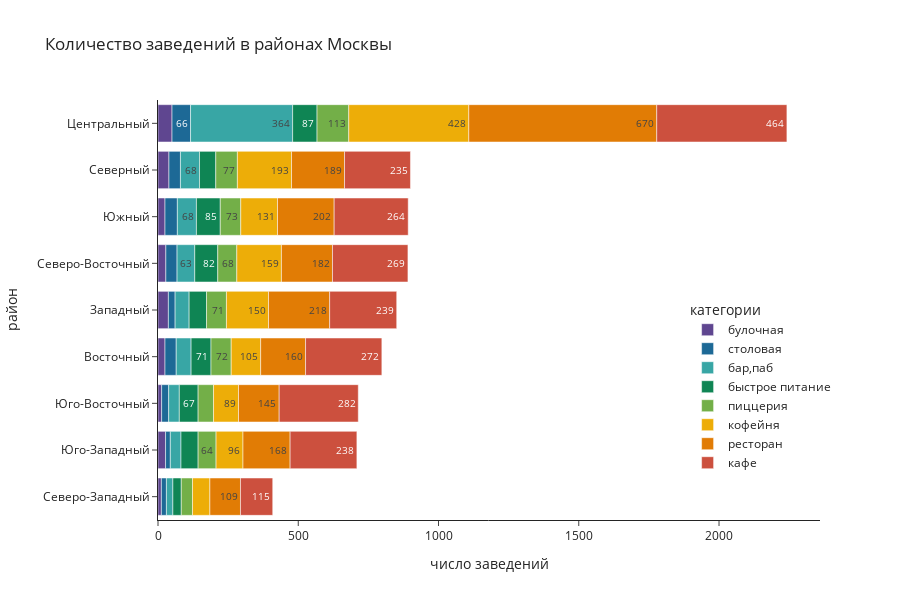

Notebook code cell kept with this figure:
### Markdown cell above
строим график

### Code cell
fig = px.bar(district_category,
             y='district',
             x='count',
             color='category',
             color_discrete_sequence=px.colors.qualitative.Prism,
             labels=dict(
                 district='район',
                 category='категории',
                 count='число заведений'
             ),
             title='Количество заведений в районах Москвы',
             height=600,
             template='simple_white',
             text='count'
             )

fig.update_traces(textposition='inside')
fig.update_layout(uniformtext_minsize=10,
                  uniformtext_mode='hide',
                  legend=dict(x=0.8, y=0.1)
                  )

### Figure 1 — Plotly figure (JSON) as saved in the notebook; plotly's stock layout.template omitted (floating-point values rounded to 4 significant figures)
{"data": [{"alignmentgroup": "True", "hovertemplate": "категории=булочная<br>число заведений=%{text}<br>район=%{y}<extra></extra>", "legendgroup": "булочная", "marker": {"color": "rgb(95, 70, 144)", "pattern": {"shape": ""}}, "name": "булочная", "offsetgroup": "булочная", "orientation": "h", "showlegend": true, "text": [12, 27, 13, 25, 37, 28, 25, 39, 50], "textposition": "inside", "type": "bar", "x": [12, 27, 13, 25, 37, 28, 25, 39, 50], "xaxis": "x", "y": ["Северо-Западный", "Юго-Западный", "Юго-Восточный", "Восточный", "Западный", "Северо-Восточный", "Южный", "Северный", "Центральный"], "yaxis": "y"}, {"alignmentgroup": "True", "hovertemplate": "категории=столовая<br>число заведений=%{text}<br>район=%{y}<extra></extra>", "legendgroup": "столовая", "marker": {"color": "rgb(29, 105, 150)", "pattern": {"shape": ""}}, "name": "столовая", "offsetgroup": "столовая", "orientation": "h", "showlegend": true, "text": [18, 17, 25, 40, 24, 40, 44, 41, 66], "textposition": "inside", "type": "bar", "x": [18, 17, 25, 40, 24, 40, 44, 41, 66], "xaxis": "x", "y": ["Северо-Западный", "Юго-Западный", "Юго-Восточный", "Восточный", "Западный", "Северо-Восточный", "Южный", "Северный", "Центральный"], "yaxis": "y"}, {"alignmentgroup": "True", "hovertemplate": "категории=бар,паб<br>число заведений=%{text}<br>район=%{y}<extra></extra>", "legendgroup": "бар,паб", "marker": {"color": "rgb(56, 166, 165)", "pattern": {"shape": ""}}, "name": "бар,паб", "offsetgroup": "бар,паб", "orientation": "h", "showlegend": true, "text": [23, 38, 38, 53, 50, 63, 68, 68, 364], "textposition": "inside", "type": "bar", "x": [23, 38, 38, 53, 50, 63, 68, 68, 364], "xaxis": "x", "y": ["Северо-Западный", "Юго-Западный", "Юго-Восточный", "Восточный", "Западный", "Северо-Восточный", "Южный", "Северный", "Центральный"], "yaxis": "y"}, {"alignmentgroup": "True", "hovertemplate": "категории=быстрое питание<br>число заведений=%{text}<br>район=%{y}<extra></extra>", "legendgroup": "быстрое питание", "marker": {"color": "rgb(15, 133, 84)", "pattern": {"shape": ""}}, "name": "быстрое питание", "offsetgroup": "быстрое питание", "orientation": "h", "showlegend": true, "text": [30, 61, 67, 71, 62, 82, 85, 58, 87], "textposition": "inside", "type": "bar", "x": [30, 61, 67, 71, 62, 82, 85, 58, 87], "xaxis": "x", "y": ["Северо-Западный", "Юго-Западный", "Юго-Восточный", "Восточный", "Западный", "Северо-Восточный", "Южный", "Северный", "Центральный"], "yaxis": "y"}, {"alignmentgroup": "True", "hovertemplate": "категории=пиццерия<br>число заведений=%{text}<br>район=%{y}<extra></extra>", "legendgroup": "пиццерия", "marker": {"color": "rgb(115, 175, 72)", "pattern": {"shape": ""}}, "name": "пиццерия", "offsetgroup": "пиццерия", "orientation": "h", "showlegend": true, "text": [40, 64, 55, 72, 71, 68, 73, 77, 113], "textposition": "inside", "type": "bar", "x": [40, 64, 55, 72, 71, 68, 73, 77, 113], "xaxis": "x", "y": ["Северо-Западный", "Юго-Западный", "Юго-Восточный", "Восточный", "Западный", "Северо-Восточный", "Южный", "Северный", "Центральный"], "yaxis": "y"}, {"alignmentgroup": "True", "hovertemplate": "категории=кофейня<br>число заведений=%{text}<br>район=%{y}<extra></extra>", "legendgroup": "кофейня", "marker": {"color": "rgb(237, 173, 8)", "pattern": {"shape": ""}}, "name": "кофейня", "offsetgroup": "кофейня", "orientation": "h", "showlegend": true, "text": [62, 96, 89, 105, 150, 159, 131, 193, 428], "textposition": "inside", "type": "bar", "x": [62, 96, 89, 105, 150, 159, 131, 193, 428], "xaxis": "x", "y": ["Северо-Западный", "Юго-Западный", "Юго-Восточный", "Восточный", "Западный", "Северо-Восточный", "Южный", "Северный", "Центральный"], "yaxis": "y"}, {"alignmentgroup": "True", "hovertemplate": "категории=ресторан<br>число заведений=%{text}<br>район=%{y}<extra></extra>", "legendgroup": "ресторан", "marker": {"color": "rgb(225, 124, 5)", "pattern": {"shape": ""}}, "name": "ресторан", "offsetgroup": "ресторан", "orientation": "h", "showlegend": true, "text": [109, 168, 145, 160, 218, 182, 202, 189, 670], "textposition": "inside", "type": "bar", "x": [109, 168, 145, 160, 218, 182, 202, 189, 670], "xaxis": "x", "y": ["Северо-Западный", "Юго-Западный", "Юго-Восточный", "Восточный", "Западный", "Северо-Восточный", "Южный", "Северный", "Центральный"], "yaxis": "y"}, {"alignmentgroup": "True", "hovertemplate": "категории=кафе<br>число заведений=%{text}<br>район=%{y}<extra></extra>", "legendgroup": "кафе", "marker": {"color": "rgb(204, 80, 62)", "pattern": {"shape": ""}}, "name": "кафе", "offsetgroup": "кафе", "orientation": "h", "showlegend": true, "text": [115, 238, 282, 272, 239, 269, 264, 235, 464], "textposition": "inside", "type": "bar", "x": [115, 238, 282, 272, 239, 269, 264, 235, 464], "xaxis": "x", "y": ["Северо-Западный", "Юго-Западный", "Юго-Восточный", "Восточный", "Западный", "Северо-Восточный", "Южный", "Северный", "Центральный"], "yaxis": "y"}], "layout": {"barmode": "relative", "height": 600, "legend": {"title": {"text": "категории"}, "tracegroupgap": 0, "x": 0.8, "y": 0.1}, "title": {"text": "Количество заведений в районах Москвы"}, "uniformtext": {"minsize": 10, "mode": "hide"}, "xaxis": {"anchor": "y", "domain": [0, 1], "title": {"text": "число заведений"}}, "yaxis": {"anchor": "x", "domain": [0, 1], "title": {"text": "район"}}}}
